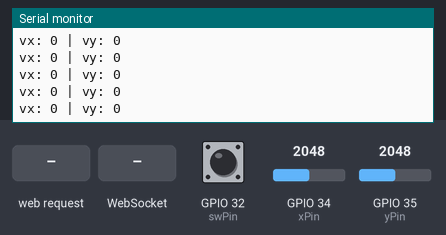
Bench run of a sketch on a simulated ESP32. Shown: the last lines printed to the serial monitor. Inputs (shaded band) come from the test bench; at power-on: GPIO 35 (yPin) = 2048, GPIO 34 (xPin) = 2048, GPIO 32 (swPin) HIGH. Random numbers use the default seed unless the sketch sets one.

Above: at 1.2 s.
1.3 s: GPIO 35 (yPin) set to 3603
At 1.31 s:
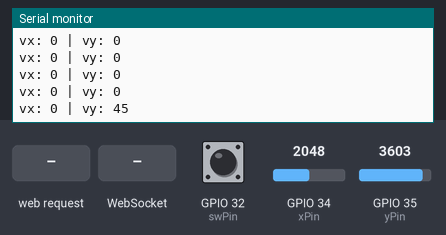
2.8 s: GPIO 34 (xPin) set to 491
At 2.85 s:
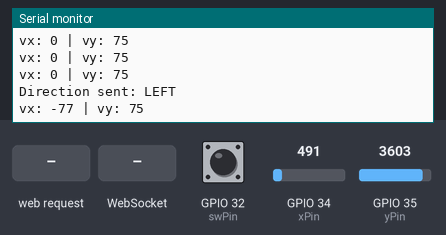
4.3 s: GPIO 32 (swPin) pulled LOW for 0.15 s
5.9 s: HTTP request GET / received
At 5.93 s:
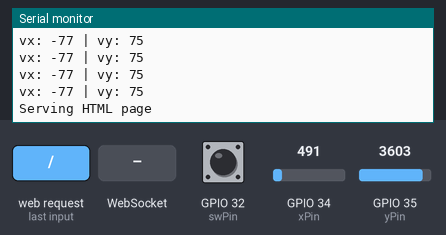
7.4 s: WebSocket text "START" received
8.9 s: GPIO 35 (yPin) set to 491
At 8.96 s:
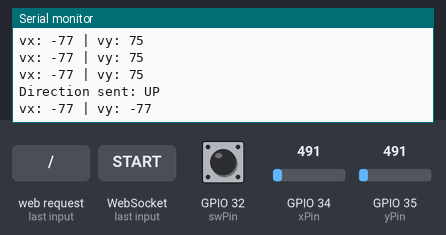
Timing chart, 0 to 11.4 s (numbered marks = the images above; inputs shaded):
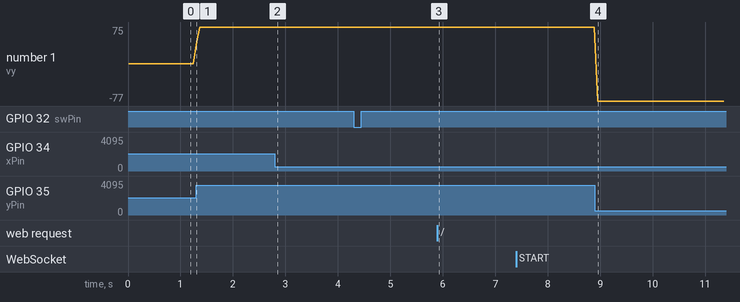

Measured:
- after the input at 1.3 s, the serial monitor: prints a new line at once (image 1)
- after the input at 2.8 s, the serial monitor: prints a new line after 0.05 s (image 2)
- after the input at 5.9 s, the serial monitor: prints a new line at once (image 3)
- after the input at 8.9 s, the serial monitor: prints a new line after 0.05 s (image 4)
- plotted number 1: 0 → 75 after the input at 1.3 s

The sketch:

Snake-Game.ino
```cpp
#include <WiFi.h>
#include <WebServer.h>
#include <WebSocketsServer.h>

void webSocketEvent(uint8_t num, WStype_t type, uint8_t * payload, size_t length);

const char htmlPage[] PROGMEM = R"rawliteral(
<!DOCTYPE html>
<html lang="en">
<head>
    <meta charset="UTF-8">
    <meta name="viewport" content="width=device-width, initial-scale=1.0">
    <title>Snake Game</title>
    <style>
        body { text-align: center; font-family: Arial, sans-serif; }
        canvas { background: black; display: block; margin: auto; }
        #score, #timer { font-size: 20px; margin: 10px; }
    </style>
</head>
<body>
    <h1>Snake Game</h1>
    <p id="score">Score: 0</p>
    <p id="timer">Time: 0s</p>

    <div style="position: relative; display: inline-block;">
        <canvas id="gameCanvas" width="400" height="400"></canvas>
        <p id="startMessage" style="
            position: absolute;
            top: 50%; left: 50%;
            transform: translate(-50%, -50%);
            font-size: 24px;
            font-weight: bold;
            color: white;
        ">Press Switch button to start</p>
        <p id="countdown" style="
            position: absolute;
            top: 50%; left: 50%;
            transform: translate(-50%, -50%);
            font-size: 40px;
            font-weight: bold;
            color: white;
            display: none;
        "></p>
    </div>

<script>
    const canvas = document.getElementById("gameCanvas");
    const ctx = canvas.getContext("2d");
    const scoreDisplay = document.getElementById("score");
    const timerDisplay = document.getElementById("timer");
    const countdownDisplay = document.getElementById("countdown");
    const startMessage = document.getElementById("startMessage");

    let snake = [{ x: 200, y: 200 }];

    const generateFoodPosition = () => {
        let newFood;
        let isOnSnake;
        do {
            newFood = {
                x: Math.floor(Math.random() * 20) * 20,
                y: Math.floor(Math.random() * 20) * 20
            };
            isOnSnake = snake.some(segment => segment.x === newFood.x && segment.y === newFood.y);
        } while (isOnSnake);
        return newFood;
    };
    let food = generateFoodPosition();

    let score = 0;
    let timeElapsed = 0;
    let gameRunning = false;
    let timerInterval;
    let gameSpeed = 200;

    let direction = "RIGHT";
    let nextDirection = "RIGHT";
    let socket = new WebSocket("ws://" + location.host + ":81/");
    socket.onmessage = function(event) {
        let message = event.data;
        if (message === "START") {
            startGame();
        } else {
            let newDirection = message;
            if ((direction === "RIGHT" && newDirection !== "LEFT") ||
                (direction === "LEFT" && newDirection !== "RIGHT") ||
                (direction === "UP" && newDirection !== "DOWN") ||
                (direction === "DOWN" && newDirection !== "UP")) {
                nextDirection = newDirection;
            }
        }
    };

    const startGame = () => {
        score = 0;
        timeElapsed = 0;
        scoreDisplay.innerText = "Score: 0";
        timerDisplay.innerText = "Time: 0s";
        snake = [{ x: 200, y: 200 }];
        direction = "RIGHT";
        nextDirection = "RIGHT";
        gameRunning = false;
        gameSpeed = 200;

        startMessage.style.display = "none"; // ซ่อนข้อความเริ่มต้น
        countdownDisplay.style.display = "block";
        countdownDisplay.innerText = "3";
        setTimeout(() => countdownDisplay.innerText = "2", 1000);
        setTimeout(() => countdownDisplay.innerText = "1", 2000);
        setTimeout(() => {
            countdownDisplay.innerText = "Go!";
            setTimeout(() => countdownDisplay.style.display = "none", 500);

            gameRunning = true;
            timerInterval = setInterval(() => {
                timeElapsed++;
                timerDisplay.innerText = "Time: " + timeElapsed + "s";
            }, 1000);
            updateGame();
        }, 3000);
    };

    const updateGame = () => {
        if (!gameRunning) return;

        direction = nextDirection;

        let head = { ...snake[0] };
        if (direction === "LEFT") head.x -= 20;
        if (direction === "RIGHT") head.x += 20;
        if (direction === "UP") head.y -= 20;
        if (direction === "DOWN") head.y += 20;

        if (head.x < 0) head.x = canvas.width - 20;
        else if (head.x >= canvas.width) head.x = 0;
        if (head.y < 0) head.y = canvas.height - 20;
        else if (head.y >= canvas.height) head.y = 0;

        for (let i = 1; i < snake.length; i++) {
            if (head.x === snake[i].x && head.y === snake[i].y) {
                gameRunning = false;
                clearInterval(timerInterval);
                drawGame();
                setTimeout(() => {
                    timerDisplay.innerText = `💀 Game Over! Time: ${timeElapsed}s`;
                    startMessage.style.display = "block"; // แสดงข้อความเริ่มต้นอีกครั้ง
                }, 100);
                return;
            }
        }

        let foodEaten = head.x === food.x && head.y === food.y;

        snake.unshift(head);
        if (!foodEaten) {
            snake.pop();
        } else {
            score += 1;
            scoreDisplay.innerText = "Score: " + score;
            food = generateFoodPosition();

            if (score === 20) {
                gameRunning = false;
                clearInterval(timerInterval);
                drawGame();
                timerDisplay.innerText = `🎉 You Win! 🎉 Time: ${timeElapsed}s`;
                startMessage.style.display = "block";
                return;
            }

            // จงเขียนโค้ดเพื่อกำหนดค่า gameSpeed ตาม score ดังต่อไปนี้
            // score ≤ 10 → gameSpeed = 200,
            // score ≤ 15 → gameSpeed = 170,
            // score ≤ 20 → gameSpeed = 150


        }

        drawGame();
        setTimeout(updateGame, gameSpeed);
    };

    const drawGame = () => {
        ctx.clearRect(0, 0, canvas.width, canvas.height);
        ctx.fillStyle = "red";
        ctx.fillRect(food.x, food.y, 20, 20);

        ctx.fillStyle = "lime";
        for (let i = 1; i < snake.length; i++) {
            ctx.fillRect(snake[i].x, snake[i].y, 20, 20);
        }

        ctx.fillStyle = "yellow";
        ctx.fillRect(snake[0].x, snake[0].y, 20, 20);
    };
</script>
</body>
</html>
)rawliteral";

// WiFi AP Config
const char* ssid = "Your-Wifi-Name"; // ตั้งเองเลย
const char* password = "Your-Wifi-Password"; // ตั้งเองเลย

WebServer server(80);
WebSocketsServer webSocket(81);

const int xPin = 34;  // VRX pin
const int yPin = 35;  // VRY pin
const int swPin = 32; // SW pin
const int deadzone = 20;

String lastDirection = "RIGHT";

void setup() {
  Serial.begin(115200);
  Serial.println("Setup started");

  pinMode(swPin, INPUT_PULLUP); // ตั้งค่า SW เป็น INPUT_PULLUP

  WiFi.softAP(ssid, password);
  IPAddress IP = WiFi.softAPIP();
  Serial.print("AP IP address: ");
  Serial.println(IP);

  server.on("/", []() {
    Serial.println("Serving HTML page");
    server.send_P(200, "text/html", htmlPage);
  });
  server.begin();
  Serial.println("Web server started");

  webSocket.begin();
  webSocket.onEvent(webSocketEvent);
  Serial.println("WebSocket server started");
}

void webSocketEvent(uint8_t num, WStype_t type, uint8_t * payload, size_t length) {
  if (type == WStype_CONNECTED) {
    Serial.println("WebSocket Connected");
  }
}

void loop() {
  server.handleClient();
  webSocket.loop();

  static unsigned long lastSentTime = 0;
  const unsigned long sendInterval = 150;

  // อ่านค่า SW (ปุ่มจอยสติ๊ก)
  static int lastButtonState = HIGH;
  int buttonState = digitalRead(swPin);
  if (lastButtonState == HIGH && buttonState == LOW) { // ตรวจจับการกดปุ่ม (ขอบลง)
    webSocket.broadcastTXT("START");
    lastDirection = "RIGHT"; // รีเซ็ต lastDirection เป็น RIGHT เมื่อเริ่มเกมใหม่
    Serial.println("Start button pressed, lastDirection reset to RIGHT");
  }
  lastButtonState = buttonState;

  // อ่านค่าแกน X และ Y
  int xSum = 0, ySum = 0;
  const int samples = 5;
  for (int i = 0; i < samples; i++) {
    xSum += analogRead(xPin);
    ySum += analogRead(yPin);
    delay(2);
  }

  int xValue = xSum / samples;
  int yValue = ySum / samples;

  int vx = map(xValue, 0, 4095, -100, 100);
  int vy = map(yValue, 0, 4095, -100, 100);

  if (abs(vx) < deadzone) vx = 0;
  if (abs(vy) < deadzone) vy = 0;

  String newDirection = lastDirection;

  if (abs(vx) > abs(vy) && abs(vx) >= 50) {
    newDirection = (vx > 0) ? "RIGHT" : "LEFT";
  } else if (abs(vy) >= 50) {
    newDirection = (vy > 0) ? "DOWN" : "UP";
  }

  unsigned long currentTime = millis();
  if (!((lastDirection == "RIGHT" && newDirection == "LEFT") ||
        (lastDirection == "LEFT" && newDirection == "RIGHT") ||
        (lastDirection == "UP" && newDirection == "DOWN") ||
        (lastDirection == "DOWN" && newDirection == "UP"))) {

    if (newDirection != lastDirection && (currentTime - lastSentTime >= sendInterval)) {
      lastDirection = newDirection;
      String message = newDirection;
      webSocket.broadcastTXT(message);
      lastSentTime = currentTime;
      Serial.print("Direction sent: ");
      Serial.println(newDirection);
    }
  }

  Serial.print("vx: ");
  Serial.print(vx);
  Serial.print(" | vy: ");
  Serial.println(vy);

  delay(50);
}
```
